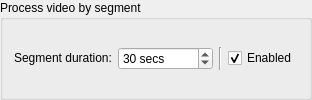
          <widget class="QGroupBox" name="groupBox_ProcessVideoBySegment">
           <property name="title">
            <string>Process video by segment</string>
           </property>
           <layout class="QGridLayout" name="gridLayout_69">
            <item row="0" column="0">
             <widget class="QLabel" name="label_SegmentDuration">
              <property name="sizePolicy">
               <sizepolicy hsizetype="Fixed" vsizetype="Fixed">
                <horstretch>0</horstretch>
                <verstretch>0</verstretch>
               </sizepolicy>
              </property>
              <property name="toolTip">
               <string>When processing video in segments, the length of each video clip.
This will determine how much hard disk space the program will occupy 
when processing video in segments.</string>
              </property>
              <property name="text">
               <string>Segment duration:</string>
              </property>
             </widget>
            </item>
            <item row="0" column="1">
             <widget class="QSpinBox" name="spinBox_VideoSplitDuration">
              <property name="sizePolicy">
               <sizepolicy hsizetype="Preferred" vsizetype="Fixed">
                <horstretch>0</horstretch>
                <verstretch>0</verstretch>
               </sizepolicy>
              </property>
              <property name="toolTip">
               <string>When processing video in segments, the length of each video clip.
This will determine how much hard disk space the program will occupy 
when processing video in segments.</string>
              </property>
              <property name="suffix">
               <string> secs</string>
              </property>
              <property name="prefix">
               <string/>
              </property>
              <property name="minimum">
               <number>1</number>
              </property>
              <property name="maximum">
               <number>999999999</number>
              </property>
              <property name="value">
               <number>30</number>
              </property>
             </widget>
            </item>
            <item row="0" column="3">
             <widget class="QCheckBox" name="checkBox_ProcessVideoBySegment">
              <property name="toolTip">
               <string>Processing video in segments can greatly reduce the 
hard disk space occupied by processing video. But it 
will increase the time required to process video.</string>
              </property>
              <property name="text">
               <string>Enabled</string>
              </property>
              <property name="checked">
               <bool>true</bool>
              </property>
             </widget>
            </item>
            <item row="0" column="2">
             <widget class="Line" name="line_46">
              <property name="orientation">
               <enum>Qt::Vertical</enum>
              </property>
             </widget>
            </item>
           </layout>
          </widget>
